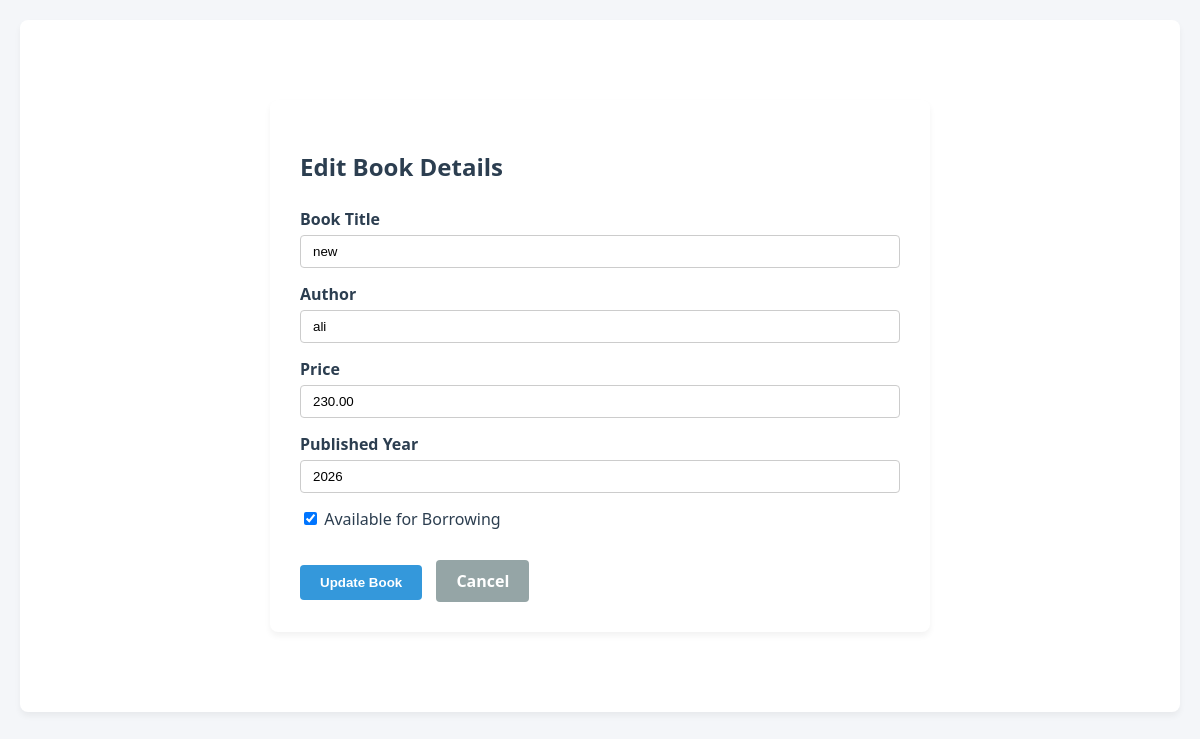
Before: /edit/3/ with the older database file.
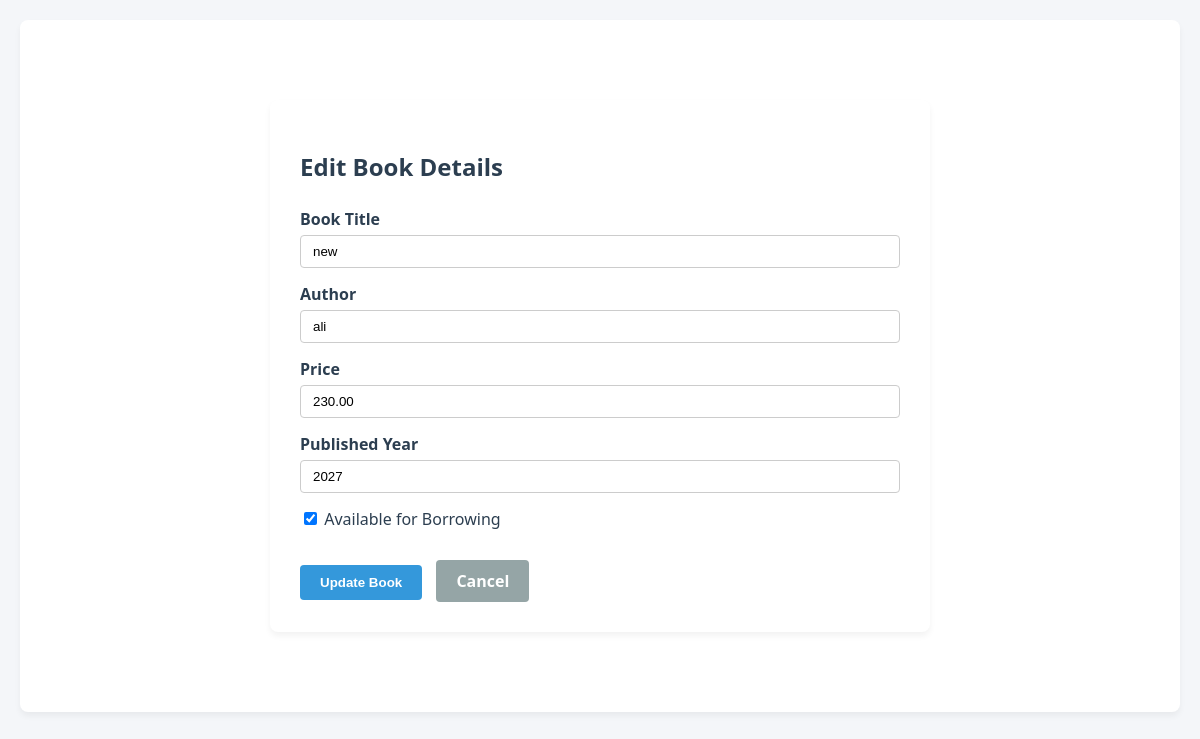
After: the same page with the newer database file.
### books/models.py (models this page shows, shortened)
class Book(models.Model):
    title = models.CharField(max_length=200)
    author = models.CharField(max_length=100)
    price = models.DecimalField(max_digits=8, decimal_places=2)
    published_year = models.IntegerField()
    available = models.BooleanField(default=True)

### books/views.py (the view)
# urls.py: path("edit/<int:id>/", edit_book, name="edit-book"),
def edit_book(request, id):
    book = get_object_or_404(Book, id=id)
    if request.method == "POST":
        form = BookForm(request.POST, instance=book)
        if form.is_valid():
            form.save()
            messages.success(request, "Book updated successfully!")
            return redirect("book-list")
    else:
        form = BookForm(instance=book)
    return render(request, "books/edit_book.html", {"form": form, "book": book})

### books/forms.py
class BookForm(forms.ModelForm):
    class Meta:
        model = Book
        fields = ['title', 'author', 'price', 'published_year', 'available']
        widgets = {
            'title': forms.TextInput(attrs={'class': 'form-control', 'placeholder': 'Enter book title'}),
            'author': forms.TextInput(attrs={'class': 'form-control', 'placeholder': 'Enter author name'}),
            'price': forms.NumberInput(attrs={'class': 'form-control', 'placeholder': 'Enter price', 'step': '0.01'}),
            'published_year': forms.NumberInput(attrs={'class': 'form-control', 'placeholder': 'Enter publication year'}),
            'available': forms.CheckboxInput(attrs={'class': 'form-check-input'}),
        }

### books/templates/books/edit_book.html (shortened to what this page needs)
{% load static %}
<!DOCTYPE html>
<html lang="en">
<head>
    <link rel="stylesheet" href="{% static 'books/style.css' %}">
</head>
<body>
    <div class="container">
        <div class="form-card">
            <h2 style="color: #2c3e50; margin-bottom: 25px;">Edit Book Details</h2>
            <form method="post" novalidate>
                <div class="form-group">
                    <label for="{{ form.title.id_for_label }}" class="form-label">Book Title</label>
                    {{ form.title }}
                </div>
                <div class="form-group">
                    <label for="{{ form.author.id_for_label }}" class="form-label">Author</label>
                    {{ form.author }}
                </div>
                <div class="form-group">
                    <label for="{{ form.price.id_for_label }}" class="form-label">Price</label>
                    {{ form.price }}
                </div>
                <div class="form-group">
                    <label for="{{ form.published_year.id_for_label }}" class="form-label">Published Year</label>
                    {{ form.published_year }}
                </div>
                <div class="form-group">
                    <label class="form-label" style="display: inline-block; font-weight: normal; cursor: pointer;">
                        {{ form.available }} Available for Borrowing
                    </label>
                </div>
                <div style="margin-top: 25px;">
                    <button type="submit" class="btn-submit">Update Book</button>
                    <a href="{% url 'book-list' %}" class="btn-cancel">Cancel</a>
                </div>
            </form>
        </div>
    </div>
</body>
</html>

Changed rows visible on the page:
changed Book "new": published_year "2026" → "2027"
